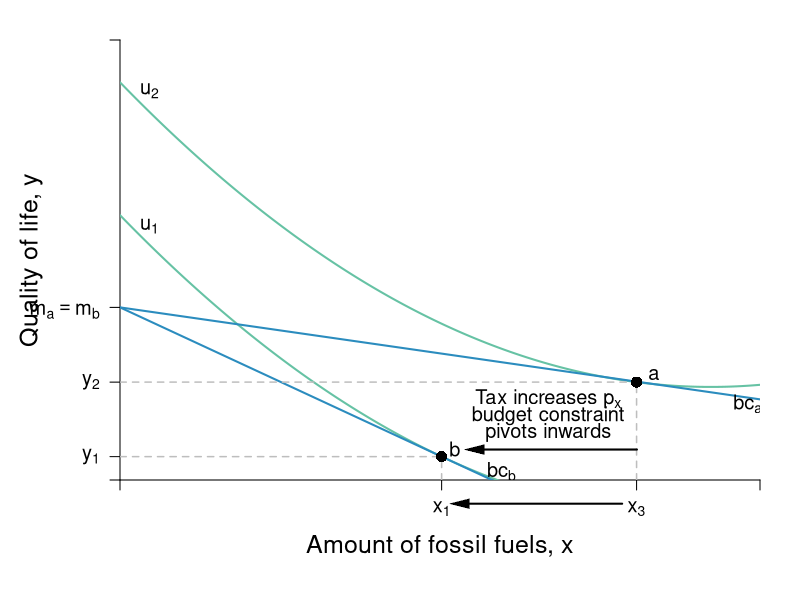

Reproduce this figure in R.
require(shape)
pdf(file = "indmarketdemand/carbon_tax_1.pdf", width = 9, height = 7)

#Set parameters for graphics
axislabelsize <- 1.5
labelsize <- 1.2
graphlinewidth <- 2
segmentlinewidth <- 1.5

COL <- c("#7fc97f", "#beaed4", "#fdc086", "#ffff99", "#386cb0", "#f0027f", "#bf5b17", "#666666")
COLA <- c("#e0f3db", "#99d8c9","#66c2a4","#41ae76", "#238b45", "#005824")
COLB <- c("#c6dbef", "#4eb3d3", "#2b8cbe", "#0868ac","#084081")
COLC <- c("#fcfbfd", "#efedf5", "#dadaeb", "#bcbddc", "#9e9ac8", "#807dba", "#6a51a3", "#54278f", "#3f007d")

par(mar =  c(6, 6, 2, 2))

mrsA <- function(x, rmax = 10, xmax = 20) {
  rmax - (rmax/xmax)*x
}


uA <- function(x, y, rmax = 3, xmax = 12) {
  y - rmax*x + (1/2)*(rmax/xmax)*x^2
}

indiffA1 <- function(x, uA = 10, rmax = 2.5, xmax = 10) {
  uA - rmax*x + (1/2)*(rmax/xmax)*(x^2)
}

offerCurve <- function(x, w, rmax = 2, xmax = 12) {
  w - rmax*x + (rmax/xmax)*x^2
}

bcA <- function(x, w, p) {
  w - p*x
}


xlims <- c(0, 13)
ylims <- c(0, 26)

npts <- 501 
x <- seq(xlims[1], xlims[2], length.out = npts)
y <- seq(ylims[1], ylims[2], length.out = npts) 
#a <- c(13, 16.75, 19.25)
a <- c(25.65, 23.5, 15)

plot(0, 0, xlim = xlims, ylim = ylims, type = "n",
     xlab = expression(paste("")),
     ylab = expression(paste("")), 
     xaxt = "n", 
     yaxt = "n", 
     cex.lab = axislabelsize, 
     bty = "n",
     xaxs="i", 
     yaxs="i")

# ticksy <- seq(from = ylims[1], to = ylims[2], by = 1)
# ylabels <- seq(from = ylims[1], to = ylims[2], by = 1)
# ticksx <- seq(from = xlims[1], to = xlims[2], by = 1)
# xlabels <- seq(from = xlims[1], to = xlims[2], by = 1)
ticksy <- c(0, 1.38, 5.784, 10.2, ylims[2])
ticksy_mod <- c(10)
ylabels_mod <- c(expression(paste(m[a] == m[b])))
ylabels <- c(NA, expression(paste(y[1])), expression(paste(y[2])), NA, NA)
ticksx <- c(0, 6.533, 10.493, xlims[2])
xlabels <- c(NA, expression(paste(x[1])), expression(paste(x[3])), NA)

axis(1, at = ticksx, pos = 0, labels = xlabels, cex.axis = labelsize)
axis(2, at = ticksy_mod, pos = 0, labels = ylabels_mod, tick = FALSE, las = 1, cex.axis = labelsize)
axis(2, at = ticksy, pos = 0, las = 1, labels = ylabels, cex.axis = labelsize)

npts <- 500 
xx1 <- seq(xlims[1], xlims[2], length.out = npts)

lines(xx1, uA(xx1, y = 15.65), col = COLA[3], lwd = graphlinewidth)
lines(xx1, uA(xx1, y = 23.5), col = COLA[3], lwd = graphlinewidth)
#lines(xx1, uA(xx1, y = 25), col = COLA[3], lwd = graphlinewidth)

#lines(xx1, bcA(xx1, w = 10, p = 1.5), col = COLB[3], lwd = graphlinewidth)
#lines(xx1, bcA(xx1, w = 18.9, p = 1.25), col = COLB[5], lwd = graphlinewidth)
lines(xx1, bcA(xx1, w = 10.2, p = 1.35), col = COLB[3], lwd = graphlinewidth)
lines(xx1, bcA(xx1, w = 10.2, p = 0.418), col = COLB[3], lwd = graphlinewidth)

#Label the axes
#mtext(expression(paste("Fossil fuels, ", x)), side=1, line = 2.5, cex = axislabelsize)
text(0.5*xlims[2], ylims[1] - 0.15*ylims[2], expression(paste("Amount of fossil fuels, ", x)), xpd = TRUE, cex = axislabelsize) 
text(-1.8, 0.5*ylims[2], expression(paste("Quality of life, ", y)), xpd = TRUE, cex = axislabelsize, srt = 90) 

#Label the indifference curves
#text(11.8, 1.3, expression(u[1]), cex = labelsize)


#Label the price lines
#text(8, 1.7, expression(paste(bc[1])))


#Add the contour plot for the indifference curves
#contour(x, y, 
#        outer(x, y, uA),
#        drawlabels = FALSE,
#        col = COLA[3],
#        lwd = graphlinewidth,
#        levels = a, 
#        xaxs="i", 
#        yaxs="i", 
#        add = TRUE)

#Segments for points on Offer curve
#segments(0, 10.709, 6.553, 10.709, lty = 2, col = "gray" , lwd = segmentlinewidth)
#segments(6.533, 0, 6.533, 10.709, lty = 2, col = "gray" , lwd = segmentlinewidth)
segments(0, 1.38, 6.553, 1.38, lty = 2, col = "gray" , lwd = segmentlinewidth)
segments(10.493, 0, 10.493, 5.784, lty = 2, col = "gray" , lwd = segmentlinewidth)
segments(0, 5.784, 10.493, 5.784, lty = 2, col = "gray" , lwd = segmentlinewidth)
#segments(10.5, 0, 10.5, 7.375, lty = 2, col = "gray" , lwd = segmentlinewidth)
segments(6.533, 0, 6.533, 1.38, lty = 2, col = "gray" , lwd = segmentlinewidth)

#Annotate points on offer curve mrs = p for each of p = 1, 0.5, 0.25
#Where mrs = 2 - (1/6)*x
#points(6.533, 10.709, pch = 16, col = "black", cex = 1.5)
points(10.493, 5.784, pch = 16, col = "black", cex = 1.5)
points(6.533, 1.38, pch = 16, col = "black", cex = 1.5)

text(10.493 + .35, 5.784 + .45, expression(paste(a)), cex = labelsize)
text(6.45  + .35, 1.38 + .45, expression(paste(b)), cex = labelsize)
#text(6.553 + .35, 10.709 + .45, expression(paste(c)), cex = labelsize)

text(0.6, 15, expression(paste(u[1])), cex = labelsize)
text(0.6, 21 + 2, expression(paste(u[2])), cex = labelsize)
#text(0.6, 24, expression(paste(u[3])), cex = labelsize)


text(7.75, 0.5, expression(paste(bc[b])), cex = labelsize)
text(12.75, 4.5, expression(paste(bc[a])), cex = labelsize)
#text(12.75, 2.5, expression(paste(bc[c])), cex = labelsize)

Arrows(10.5, 1.8, 7.2, 1.8, col = "black", lty = 1, lwd = 2, arr.type = "triangle", arr.lwd = 0.5)
text(8.7, 4.8, expression(paste("Tax increases ", p[x] )), cex = labelsize)
text(8.7, 3.8, expression(paste("budget constraint" )), cex = labelsize)
text(8.7, 2.8, expression(paste("pivots inwards" )), cex = labelsize)


Arrows(10.2, -1.4, 6.9, -1.4, col = "black", lty = 1, lwd = 2, arr.type = "triangle", arr.lwd = 0.5, xpd = TRUE)

#

dev.off()
